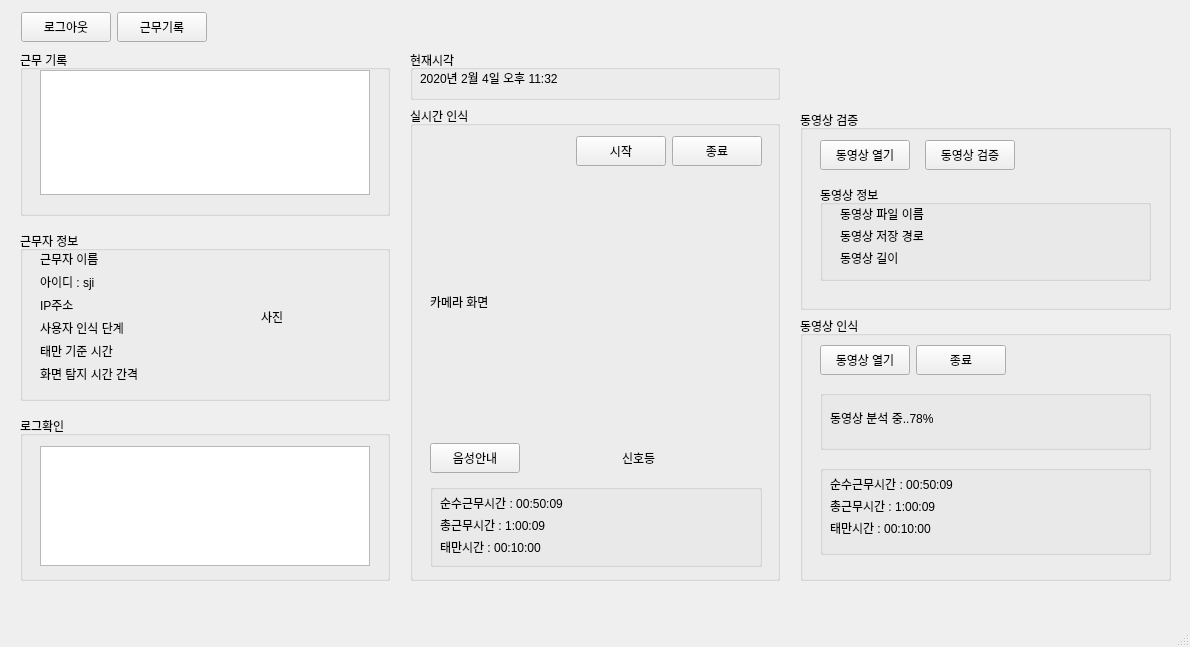
<?xml version="1.0" encoding="UTF-8"?>
<ui version="4.0">
 <class>MainWindow</class>
 <widget class="QMainWindow" name="MainWindow">
  <property name="geometry">
   <rect>
    <x>0</x>
    <y>0</y>
    <width>1190</width>
    <height>647</height>
   </rect>
  </property>
  <property name="windowTitle">
   <string>MainWindow</string>
  </property>
  <widget class="QWidget" name="centralwidget">
   <widget class="QWidget" name="horizontalLayoutWidget">
    <property name="geometry">
     <rect>
      <x>21</x>
      <y>11</y>
      <width>1141</width>
      <height>32</height>
     </rect>
    </property>
    <layout class="QHBoxLayout" name="horizontalLayout_2">
     <item>
      <widget class="QPushButton" name="pushButton_5">
       <property name="sizePolicy">
        <sizepolicy hsizetype="Fixed" vsizetype="Fixed">
         <horstretch>0</horstretch>
         <verstretch>0</verstretch>
        </sizepolicy>
       </property>
       <property name="minimumSize">
        <size>
         <width>90</width>
         <height>30</height>
        </size>
       </property>
       <property name="text">
        <string>로그아웃</string>
       </property>
      </widget>
     </item>
     <item>
      <widget class="QPushButton" name="pushButton_6">
       <property name="sizePolicy">
        <sizepolicy hsizetype="Fixed" vsizetype="Fixed">
         <horstretch>0</horstretch>
         <verstretch>0</verstretch>
        </sizepolicy>
       </property>
       <property name="minimumSize">
        <size>
         <width>90</width>
         <height>30</height>
        </size>
       </property>
       <property name="text">
        <string>근무기록</string>
       </property>
      </widget>
     </item>
     <item>
      <spacer name="horizontalSpacer">
       <property name="orientation">
        <enum>Qt::Horizontal</enum>
       </property>
       <property name="sizeHint" stdset="0">
        <size>
         <width>40</width>
         <height>20</height>
        </size>
       </property>
      </spacer>
     </item>
    </layout>
   </widget>
   <widget class="QWidget" name="verticalLayoutWidget">
    <property name="geometry">
     <rect>
      <x>20</x>
      <y>50</y>
      <width>372</width>
      <height>531</height>
     </rect>
    </property>
    <layout class="QVBoxLayout" name="verticalLayout">
     <property name="spacing">
      <number>15</number>
     </property>
     <item>
      <widget class="QGroupBox" name="groupBox">
       <property name="sizePolicy">
        <sizepolicy hsizetype="Fixed" vsizetype="Minimum">
         <horstretch>0</horstretch>
         <verstretch>0</verstretch>
        </sizepolicy>
       </property>
       <property name="minimumSize">
        <size>
         <width>370</width>
         <height>150</height>
        </size>
       </property>
       <property name="title">
        <string>근무 기록</string>
       </property>
       <widget class="QTextBrowser" name="textBrowser">
        <property name="geometry">
         <rect>
          <x>20</x>
          <y>20</y>
          <width>330</width>
          <height>125</height>
         </rect>
        </property>
       </widget>
      </widget>
     </item>
     <item>
      <widget class="QGroupBox" name="groupBox_2">
       <property name="sizePolicy">
        <sizepolicy hsizetype="Fixed" vsizetype="Minimum">
         <horstretch>0</horstretch>
         <verstretch>0</verstretch>
        </sizepolicy>
       </property>
       <property name="minimumSize">
        <size>
         <width>370</width>
         <height>170</height>
        </size>
       </property>
       <property name="title">
        <string>근무자 정보</string>
       </property>
       <widget class="QWidget" name="horizontalLayoutWidget_2">
        <property name="geometry">
         <rect>
          <x>20</x>
          <y>20</y>
          <width>331</width>
          <height>131</height>
         </rect>
        </property>
        <layout class="QHBoxLayout" name="horizontalLayout_4">
         <item>
          <layout class="QVBoxLayout" name="verticalLayout_2">
           <property name="spacing">
            <number>7</number>
           </property>
           <property name="sizeConstraint">
            <enum>QLayout::SetDefaultConstraint</enum>
           </property>
           <item>
            <widget class="QLabel" name="label_3">
             <property name="text">
              <string>근무자 이름</string>
             </property>
            </widget>
           </item>
           <item>
            <widget class="QLabel" name="label_4">
             <property name="text">
              <string>아이디 : sji</string>
             </property>
            </widget>
           </item>
           <item>
            <widget class="QLabel" name="label_5">
             <property name="text">
              <string>IP주소</string>
             </property>
            </widget>
           </item>
           <item>
            <widget class="QLabel" name="label_6">
             <property name="text">
              <string>사용자 인식 단계</string>
             </property>
            </widget>
           </item>
           <item>
            <widget class="QLabel" name="label_7">
             <property name="text">
              <string>태만 기준 시간</string>
             </property>
            </widget>
           </item>
           <item>
            <widget class="QLabel" name="label_8">
             <property name="text">
              <string>화면 탐지 시간 간격</string>
             </property>
            </widget>
           </item>
          </layout>
         </item>
         <item>
          <widget class="QLabel" name="label">
           <property name="sizePolicy">
            <sizepolicy hsizetype="Fixed" vsizetype="Minimum">
             <horstretch>0</horstretch>
             <verstretch>0</verstretch>
            </sizepolicy>
           </property>
           <property name="minimumSize">
            <size>
             <width>110</width>
             <height>0</height>
            </size>
           </property>
           <property name="text">
            <string>사진</string>
           </property>
          </widget>
         </item>
        </layout>
       </widget>
      </widget>
     </item>
     <item>
      <widget class="QGroupBox" name="groupBox_5">
       <property name="sizePolicy">
        <sizepolicy hsizetype="Fixed" vsizetype="Minimum">
         <horstretch>0</horstretch>
         <verstretch>0</verstretch>
        </sizepolicy>
       </property>
       <property name="minimumSize">
        <size>
         <width>370</width>
         <height>150</height>
        </size>
       </property>
       <property name="title">
        <string>로그확인</string>
       </property>
       <widget class="QTextBrowser" name="textBrowser_2">
        <property name="geometry">
         <rect>
          <x>20</x>
          <y>30</y>
          <width>330</width>
          <height>120</height>
         </rect>
        </property>
       </widget>
      </widget>
     </item>
    </layout>
   </widget>
   <widget class="QWidget" name="verticalLayoutWidget_2">
    <property name="geometry">
     <rect>
      <x>410</x>
      <y>50</y>
      <width>372</width>
      <height>531</height>
     </rect>
    </property>
    <layout class="QVBoxLayout" name="verticalLayout_3">
     <item>
      <widget class="QGroupBox" name="groupBox_3">
       <property name="sizePolicy">
        <sizepolicy hsizetype="Fixed" vsizetype="Fixed">
         <horstretch>0</horstretch>
         <verstretch>0</verstretch>
        </sizepolicy>
       </property>
       <property name="minimumSize">
        <size>
         <width>370</width>
         <height>50</height>
        </size>
       </property>
       <property name="title">
        <string>현재시각</string>
       </property>
       <widget class="QLabel" name="label_2">
        <property name="geometry">
         <rect>
          <x>10</x>
          <y>20</y>
          <width>211</width>
          <height>16</height>
         </rect>
        </property>
        <property name="text">
         <string>2020년 2월 4일 오후 11:32</string>
        </property>
       </widget>
      </widget>
     </item>
     <item>
      <widget class="QGroupBox" name="groupBox_4">
       <property name="sizePolicy">
        <sizepolicy hsizetype="Fixed" vsizetype="Minimum">
         <horstretch>0</horstretch>
         <verstretch>0</verstretch>
        </sizepolicy>
       </property>
       <property name="minimumSize">
        <size>
         <width>370</width>
         <height>0</height>
        </size>
       </property>
       <property name="title">
        <string>실시간 인식</string>
       </property>
       <widget class="QWidget" name="verticalLayoutWidget_4">
        <property name="geometry">
         <rect>
          <x>20</x>
          <y>30</y>
          <width>332</width>
          <height>431</height>
         </rect>
        </property>
        <layout class="QVBoxLayout" name="verticalLayout_5">
         <item>
          <layout class="QHBoxLayout" name="horizontalLayout_5">
           <item>
            <spacer name="horizontalSpacer_2">
             <property name="orientation">
              <enum>Qt::Horizontal</enum>
             </property>
             <property name="sizeHint" stdset="0">
              <size>
               <width>40</width>
               <height>20</height>
              </size>
             </property>
            </spacer>
           </item>
           <item>
            <widget class="QPushButton" name="pushButton">
             <property name="sizePolicy">
              <sizepolicy hsizetype="Fixed" vsizetype="Fixed">
               <horstretch>0</horstretch>
               <verstretch>0</verstretch>
              </sizepolicy>
             </property>
             <property name="minimumSize">
              <size>
               <width>90</width>
               <height>30</height>
              </size>
             </property>
             <property name="text">
              <string>시작</string>
             </property>
            </widget>
           </item>
           <item>
            <widget class="QPushButton" name="pushButton_2">
             <property name="sizePolicy">
              <sizepolicy hsizetype="Fixed" vsizetype="Fixed">
               <horstretch>0</horstretch>
               <verstretch>0</verstretch>
              </sizepolicy>
             </property>
             <property name="minimumSize">
              <size>
               <width>90</width>
               <height>30</height>
              </size>
             </property>
             <property name="text">
              <string>종료</string>
             </property>
            </widget>
           </item>
          </layout>
         </item>
         <item>
          <widget class="QLabel" name="label_28">
           <property name="sizePolicy">
            <sizepolicy hsizetype="Fixed" vsizetype="Fixed">
             <horstretch>0</horstretch>
             <verstretch>0</verstretch>
            </sizepolicy>
           </property>
           <property name="minimumSize">
            <size>
             <width>330</width>
             <height>260</height>
            </size>
           </property>
           <property name="text">
            <string>카메라 화면</string>
           </property>
          </widget>
         </item>
         <item>
          <layout class="QHBoxLayout" name="horizontalLayout_6">
           <item>
            <widget class="QPushButton" name="pushButton_4">
             <property name="sizePolicy">
              <sizepolicy hsizetype="Fixed" vsizetype="Fixed">
               <horstretch>0</horstretch>
               <verstretch>0</verstretch>
              </sizepolicy>
             </property>
             <property name="minimumSize">
              <size>
               <width>90</width>
               <height>30</height>
              </size>
             </property>
             <property name="text">
              <string>음성안내</string>
             </property>
            </widget>
           </item>
           <item>
            <spacer name="horizontalSpacer_3">
             <property name="orientation">
              <enum>Qt::Horizontal</enum>
             </property>
             <property name="sizeHint" stdset="0">
              <size>
               <width>40</width>
               <height>20</height>
              </size>
             </property>
            </spacer>
           </item>
           <item>
            <widget class="QLabel" name="label_13">
             <property name="sizePolicy">
              <sizepolicy hsizetype="Fixed" vsizetype="Fixed">
               <horstretch>0</horstretch>
               <verstretch>0</verstretch>
              </sizepolicy>
             </property>
             <property name="minimumSize">
              <size>
               <width>140</width>
               <height>40</height>
              </size>
             </property>
             <property name="text">
              <string>신호등</string>
             </property>
            </widget>
           </item>
          </layout>
         </item>
         <item>
          <widget class="QGroupBox" name="groupBox_8">
           <property name="sizePolicy">
            <sizepolicy hsizetype="Minimum" vsizetype="Minimum">
             <horstretch>0</horstretch>
             <verstretch>0</verstretch>
            </sizepolicy>
           </property>
           <property name="title">
            <string/>
           </property>
           <widget class="QWidget" name="verticalLayoutWidget_3">
            <property name="geometry">
             <rect>
              <x>10</x>
              <y>10</y>
              <width>165</width>
              <height>61</height>
             </rect>
            </property>
            <layout class="QVBoxLayout" name="verticalLayout_4">
             <item>
              <widget class="QLabel" name="label_11">
               <property name="text">
                <string>순수근무시간 : 00:50:09</string>
               </property>
              </widget>
             </item>
             <item>
              <widget class="QLabel" name="label_10">
               <property name="text">
                <string>총근무시간 : 1:00:09</string>
               </property>
              </widget>
             </item>
             <item>
              <widget class="QLabel" name="label_12">
               <property name="text">
                <string>태만시간 : 00:10:00</string>
               </property>
              </widget>
             </item>
            </layout>
           </widget>
          </widget>
         </item>
        </layout>
       </widget>
      </widget>
     </item>
    </layout>
   </widget>
   <widget class="QWidget" name="verticalLayoutWidget_9">
    <property name="geometry">
     <rect>
      <x>800</x>
      <y>110</y>
      <width>371</width>
      <height>471</height>
     </rect>
    </property>
    <layout class="QVBoxLayout" name="verticalLayout_10">
     <item>
      <widget class="QGroupBox" name="groupBox_6">
       <property name="sizePolicy">
        <sizepolicy hsizetype="Preferred" vsizetype="Fixed">
         <horstretch>0</horstretch>
         <verstretch>0</verstretch>
        </sizepolicy>
       </property>
       <property name="minimumSize">
        <size>
         <width>0</width>
         <height>200</height>
        </size>
       </property>
       <property name="title">
        <string>동영상 검증</string>
       </property>
       <widget class="QWidget" name="verticalLayoutWidget_5">
        <property name="geometry">
         <rect>
          <x>20</x>
          <y>30</y>
          <width>331</width>
          <height>141</height>
         </rect>
        </property>
        <layout class="QVBoxLayout" name="verticalLayout_6">
         <property name="spacing">
          <number>15</number>
         </property>
         <item>
          <layout class="QHBoxLayout" name="horizontalLayout_7">
           <item>
            <widget class="QPushButton" name="pushButton_7">
             <property name="minimumSize">
              <size>
               <width>90</width>
               <height>30</height>
              </size>
             </property>
             <property name="text">
              <string>동영상 열기</string>
             </property>
            </widget>
           </item>
           <item>
            <widget class="QPushButton" name="pushButton_8">
             <property name="minimumSize">
              <size>
               <width>90</width>
               <height>30</height>
              </size>
             </property>
             <property name="text">
              <string>동영상 검증</string>
             </property>
            </widget>
           </item>
           <item>
            <spacer name="horizontalSpacer_4">
             <property name="orientation">
              <enum>Qt::Horizontal</enum>
             </property>
             <property name="sizeHint" stdset="0">
              <size>
               <width>40</width>
               <height>20</height>
              </size>
             </property>
            </spacer>
           </item>
          </layout>
         </item>
         <item>
          <widget class="QGroupBox" name="groupBox_7">
           <property name="title">
            <string>동영상 정보</string>
           </property>
           <widget class="QWidget" name="verticalLayoutWidget_6">
            <property name="geometry">
             <rect>
              <x>20</x>
              <y>20</y>
              <width>201</width>
              <height>61</height>
             </rect>
            </property>
            <layout class="QVBoxLayout" name="verticalLayout_7">
             <item>
              <widget class="QLabel" name="label_17">
               <property name="text">
                <string>동영상 파일 이름</string>
               </property>
              </widget>
             </item>
             <item>
              <widget class="QLabel" name="label_18">
               <property name="text">
                <string>동영상 저장 경로</string>
               </property>
              </widget>
             </item>
             <item>
              <widget class="QLabel" name="label_19">
               <property name="text">
                <string>동영상 길이</string>
               </property>
              </widget>
             </item>
            </layout>
           </widget>
          </widget>
         </item>
        </layout>
       </widget>
      </widget>
     </item>
     <item>
      <widget class="QGroupBox" name="groupBox_11">
       <property name="title">
        <string>동영상 인식</string>
       </property>
       <widget class="QWidget" name="verticalLayoutWidget_7">
        <property name="geometry">
         <rect>
          <x>20</x>
          <y>20</y>
          <width>331</width>
          <height>231</height>
         </rect>
        </property>
        <layout class="QVBoxLayout" name="verticalLayout_8">
         <item>
          <layout class="QHBoxLayout" name="horizontalLayout_8">
           <item>
            <widget class="QPushButton" name="pushButton_9">
             <property name="minimumSize">
              <size>
               <width>90</width>
               <height>30</height>
              </size>
             </property>
             <property name="text">
              <string>동영상 열기</string>
             </property>
            </widget>
           </item>
           <item>
            <widget class="QPushButton" name="pushButton_10">
             <property name="minimumSize">
              <size>
               <width>90</width>
               <height>30</height>
              </size>
             </property>
             <property name="text">
              <string>종료</string>
             </property>
            </widget>
           </item>
           <item>
            <spacer name="horizontalSpacer_5">
             <property name="orientation">
              <enum>Qt::Horizontal</enum>
             </property>
             <property name="sizeHint" stdset="0">
              <size>
               <width>40</width>
               <height>20</height>
              </size>
             </property>
            </spacer>
           </item>
          </layout>
         </item>
         <item>
          <widget class="QGroupBox" name="groupBox_10">
           <property name="sizePolicy">
            <sizepolicy hsizetype="Preferred" vsizetype="Fixed">
             <horstretch>0</horstretch>
             <verstretch>0</verstretch>
            </sizepolicy>
           </property>
           <property name="minimumSize">
            <size>
             <width>0</width>
             <height>60</height>
            </size>
           </property>
           <property name="title">
            <string/>
           </property>
           <widget class="QLabel" name="label_20">
            <property name="geometry">
             <rect>
              <x>10</x>
              <y>20</y>
              <width>131</width>
              <height>16</height>
             </rect>
            </property>
            <property name="text">
             <string>동영상 분석 중..78%</string>
            </property>
           </widget>
          </widget>
         </item>
         <item>
          <widget class="QGroupBox" name="groupBox_9">
           <property name="sizePolicy">
            <sizepolicy hsizetype="Minimum" vsizetype="Fixed">
             <horstretch>0</horstretch>
             <verstretch>0</verstretch>
            </sizepolicy>
           </property>
           <property name="minimumSize">
            <size>
             <width>0</width>
             <height>90</height>
            </size>
           </property>
           <property name="title">
            <string/>
           </property>
           <widget class="QWidget" name="verticalLayoutWidget_8">
            <property name="geometry">
             <rect>
              <x>10</x>
              <y>10</y>
              <width>165</width>
              <height>61</height>
             </rect>
            </property>
            <layout class="QVBoxLayout" name="verticalLayout_9">
             <item>
              <widget class="QLabel" name="label_14">
               <property name="text">
                <string>순수근무시간 : 00:50:09</string>
               </property>
              </widget>
             </item>
             <item>
              <widget class="QLabel" name="label_15">
               <property name="text">
                <string>총근무시간 : 1:00:09</string>
               </property>
              </widget>
             </item>
             <item>
              <widget class="QLabel" name="label_16">
               <property name="text">
                <string>태만시간 : 00:10:00</string>
               </property>
              </widget>
             </item>
            </layout>
           </widget>
          </widget>
         </item>
        </layout>
       </widget>
      </widget>
     </item>
    </layout>
   </widget>
  </widget>
  <widget class="QMenuBar" name="menubar">
   <property name="geometry">
    <rect>
     <x>0</x>
     <y>0</y>
     <width>1190</width>
     <height>26</height>
    </rect>
   </property>
  </widget>
  <widget class="QStatusBar" name="statusbar"/>
 </widget>
 <resources/>
 <connections/>
</ui>
